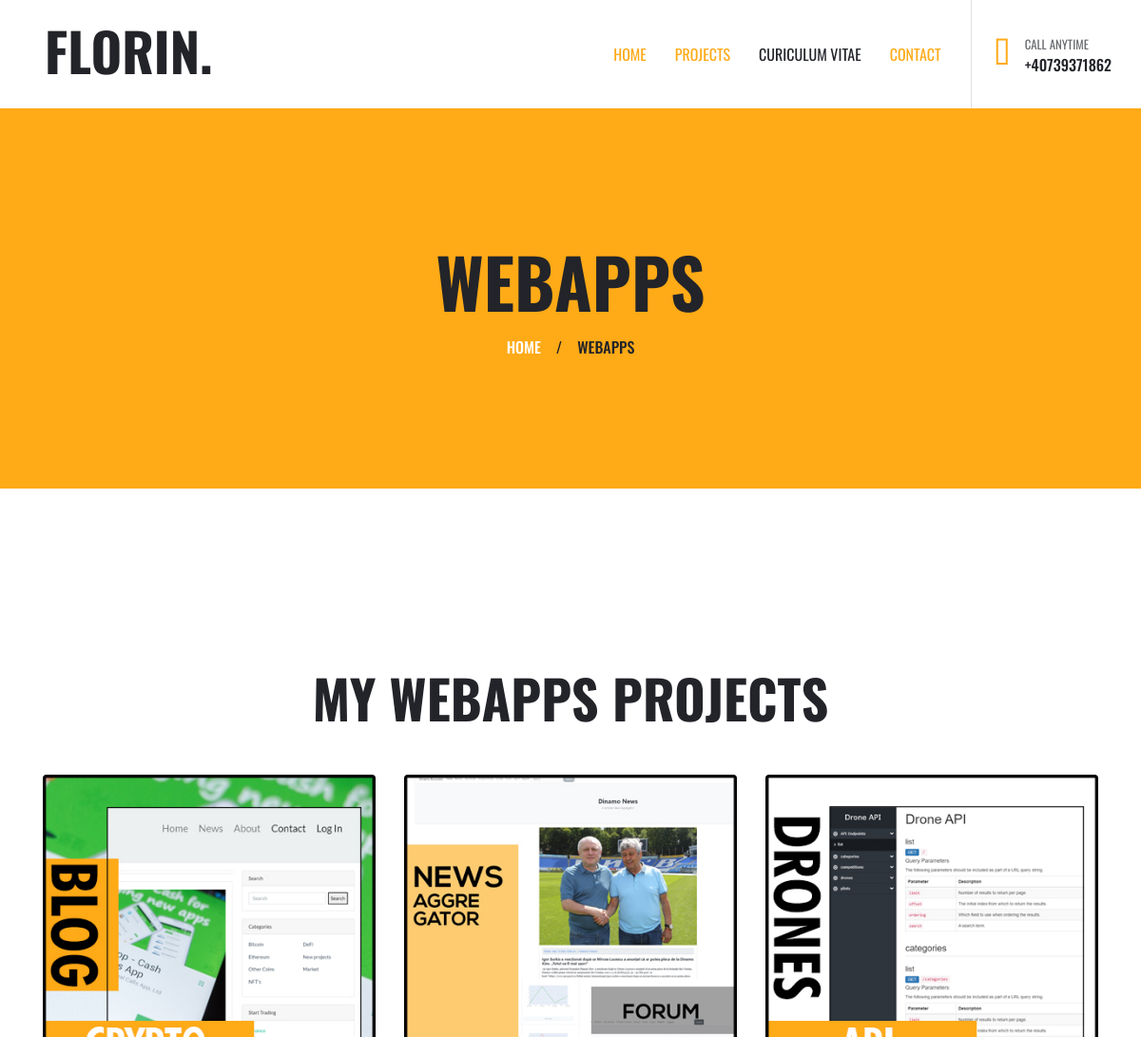
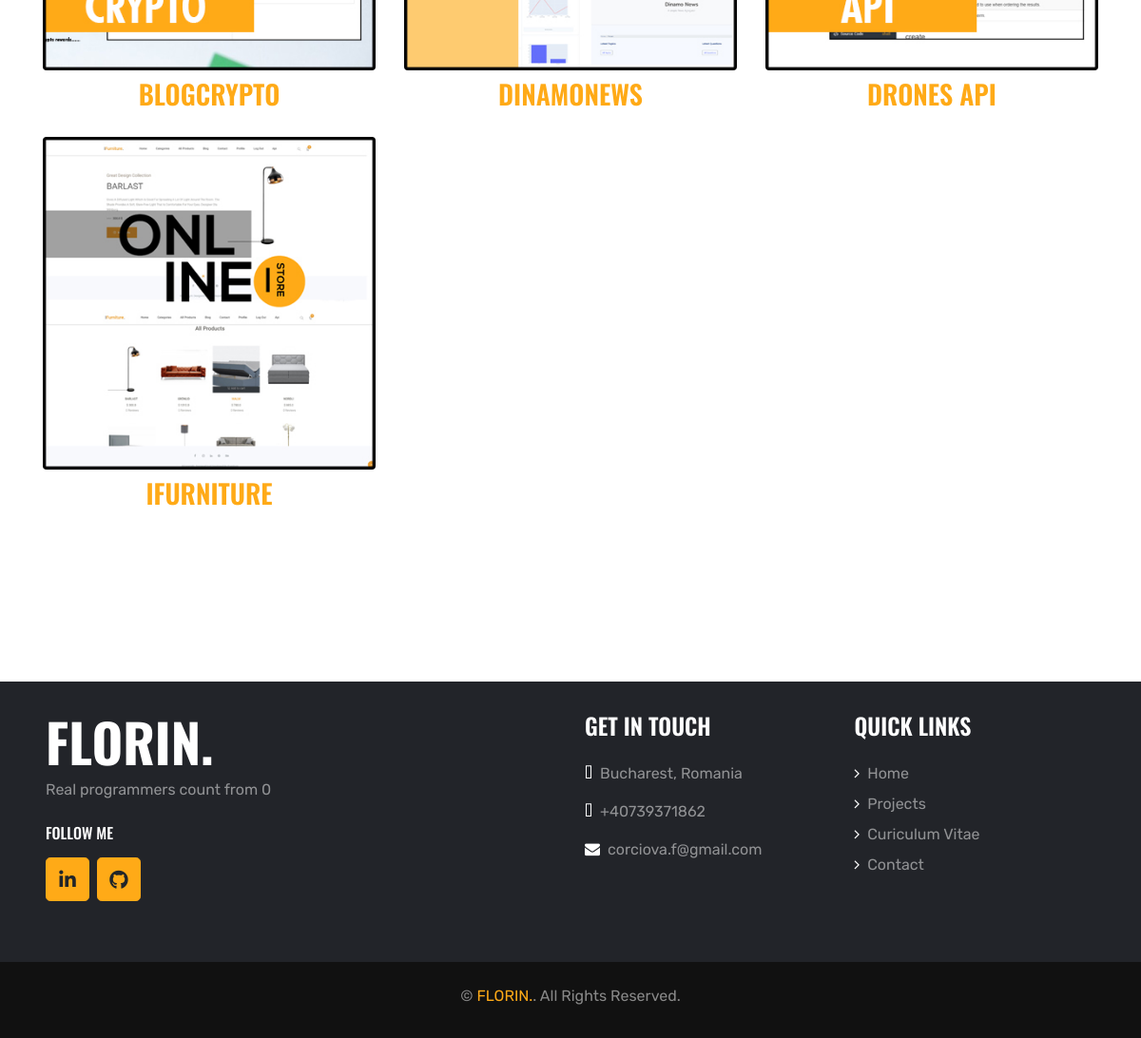
The app's page /projects/webapps/ with its own data (2 pictures, top to bottom).
### myportfolio/models.py (models this page shows, shortened)
class Project(models.Model):
    title=models.CharField(max_length=255)
    initial_description=models.TextField()
    project_description=models.TextField()
    summary_description=models.TextField()
    main_image=models.ImageField(upload_to='project_images',default=None)
    github_link=models.URLField(max_length=255)
    live_demo_link=models.URLField(max_length=255,default=None)
    category=models.ForeignKey(ProjectCategory,on_delete=models.CASCADE)
    class Meta:
        ordering=['title',]
        get_latest_by='title'
    def get_absolute_url(self):
        return reverse('project_details',kwargs={'pk':self.pk})

### myportfolio/views.py (the view)
# urls.py: re_path(r'webapps/$',WebApps.as_view(),name='webapps'),
class WebApps(View):
    template_name='myportfolio/webapps.html'
    model=ProjectCategory
    def get(self,request):
        projects=self.model.objects.get(name__iexact='WebApp').project_set.all()
        return render(request,self.template_name,context={'projects':projects})

### myportfolio/templates/myportfolio/webapps.html (shortened to what this page needs)
{% extends parent_template|default:'myportfolio/base_portfolio.html'%}
{% load static %}
{% block content %}
<body>
    <div class="page-header container-fluid bg-primary d-flex flex-column align-items-center justify-content-center">
        <h1 class="display-3 text-uppercase mb-3">WEBAPPS</h1>
        <div class="d-inline-flex text-white">
            <h6 class="text-uppercase m-0"><a class="text-white" href="{% url 'homepage' %}">Home</a></h6>
            <h6 class="m-0 px-3">/</h6>
            <h6 class="text-uppercase m-0">WEBAPPS</h6>
        </div>
    </div>
    <div class="container-fluid py-5">
    <div class="container pt-5 pb-3">
        <h1 class="display-4 text-uppercase text-center mb-5">My WEBAPPS PROJECTS</h1>
        <div class="row portfolio-container">
                    {% for project in projects %}
                        <div class="col-lg-4 col-md-6 mb-4 portfolio-item first">
                            <div class="position-relative rounded overflow-hidden mb-2">
                                <img class="img-fluid w-100" src="{{project.main_image.url}}" >
                            </div>
                            <h3 class="display-6 text-uppercase mb-1" align="center"><a href="{{project.get_absolute_url}}"> {{project.title}}</a></h3>
                        </div>
                    {% endfor %}
        </div>
    </div>
    </div>
</body>
{% endblock content %}

### records on screen
Project: main_image (picture), title "BLOGCRYPTO"
Project: main_image (picture), title "DINAMONEWS"
Project: main_image (picture), title "DRONES API"
Project: main_image (picture), title "IFURNITURE"
